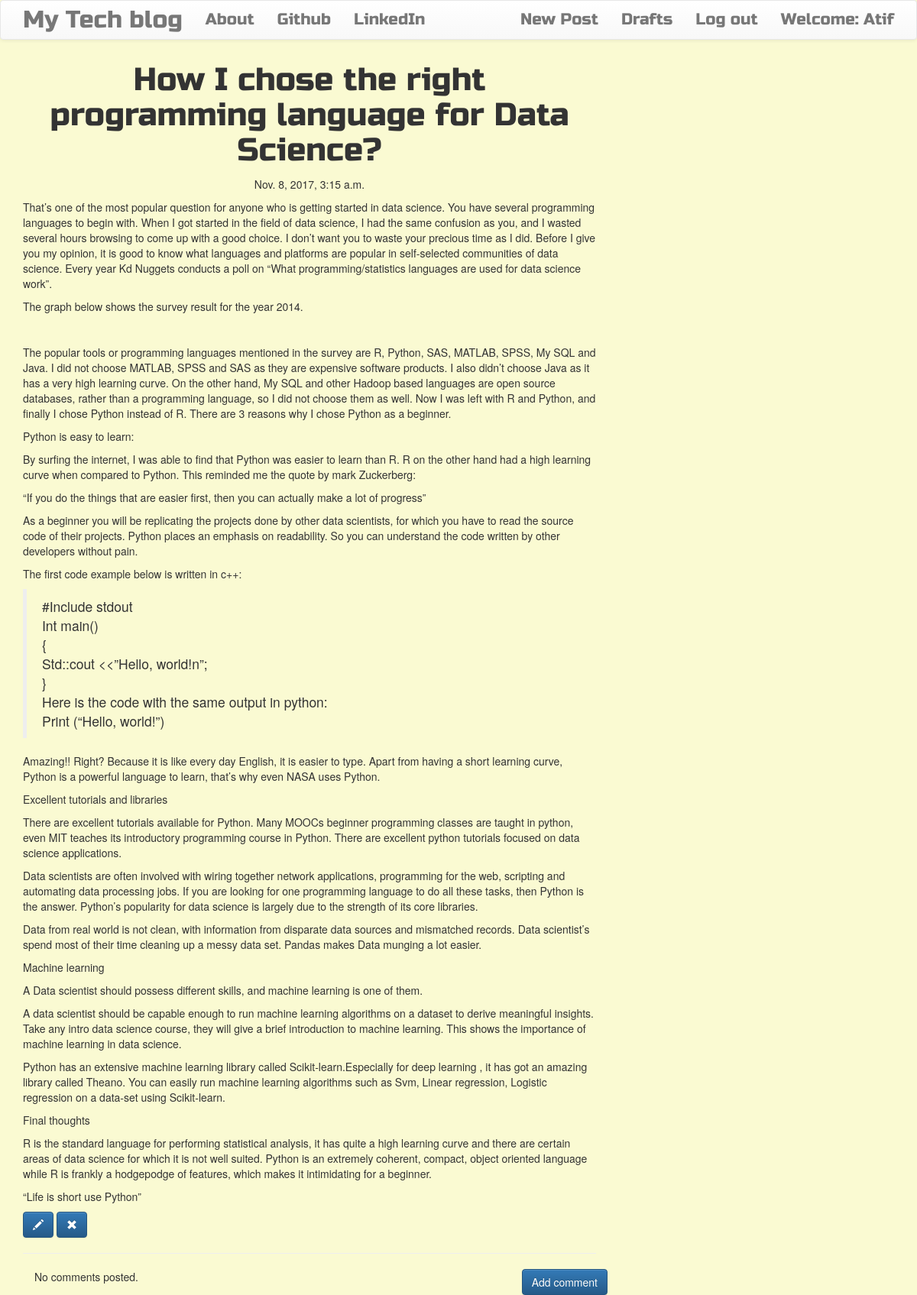
/post/20 (signed in), run on the app's committed database.
### blog/models.py (models this page shows, shortened)
class Post(models.Model):
    author = models.ForeignKey('auth.User')
    title = models.CharField(max_length=200)
    text = models.TextField()
    created_date = models.DateTimeField(default=timezone.now)
    published_date = models.DateTimeField(blank=True, null=True)

### blog/views.py (the view)
# urls.py: url(r'^post/(?P<pk>\d+)$', views.PostDetailView.as_view(), name='post_detail'),
class PostDetailView(DetailView):
    model = Post

### blog/templates/blog/post_detail.html
{% extends 'blog/base.html' %}
{% block content %}
        <h1 class='posttitle loader'>{{ post.title }}</h1>
        {% if post.published_date %}
            <div class="date postdate">
                {{ post.published_date }}
            </div>
        {% else %}
            <a class="btn btn-default" href="{% url 'post_publish' pk=post.pk %}">Publish</a>
        {% endif %}
      <p class='postcontent' >{{ post.text|safe|linebreaksbr }}</p>
      {% if user.is_authenticated %}
          <a class="btn btn-primary" href="{% url 'post_edit' pk=post.pk %}"><span class="glyphicon glyphicon-pencil"></span></a>
          <a class="btn btn-primary" href="{% url 'post_remove' pk=post.pk %}"><span class="glyphicon glyphicon-remove"></span></a>
      {% endif %}
  <hr>
  <a class="btn btn-primary btn-comment" href="{% url 'add_comment_to_post' pk=post.pk %}">Add comment</a>
  <div class="container">
  {% for comment in post.comments.all %}
  <br>
      {% if user.is_authenticated or comment.approved_comment %}
              {{ comment.created_date }}
              {% if not comment.approved_comment %}
                  <a class="btn btn-default" href="{% url 'comment_remove' pk=comment.pk %}"><span class="glyphicon glyphicon-remove"></span></a>
                  <a class="btn btn-default" href="{% url 'comment_approve' pk=comment.pk %}"><span class="glyphicon glyphicon-ok"></span></a>
              {% endif %}
          <p>{{ comment.text|safe|linebreaks }}</p>
          <p>Posted by: <strong>{{ comment.author }}</strong></p>
      {% endif %}
  {% empty %}
      <p>No comments posted.</p>
  {% endfor %}
</div>
{% endblock %}

### blog/templates/blog/base.html (shortened to what this page needs)
<!DOCTYPE html>
{% load staticfiles %}
<html>
    <head>
        <link rel="stylesheet" href="https://maxcdn.bootstrapcdn.com/bootstrap/3.3.7/css/bootstrap.min.css">
        <link rel="stylesheet" href="https://maxcdn.bootstrapcdn.com/bootstrap/3.3.7/css/bootstrap-theme.min.css">
        <link rel="stylesheet" href="//cdn.jsdelivr.net/medium-editor/latest/css/medium-editor.min.css" type="text/css" media="screen" charset="utf-8">
        <link rel="stylesheet" href="{% static 'css/blog.css' %}">
<body class='loader'>
  <nav class="navbar navbar-default techfont custom-navbar">
    <div class="container">
      <ul class="nav navbar-nav">
        <li><a class='navbar-brand bigbrand' href="{% url 'post_list' %}">My Tech blog</a></li>
        <li><a href="{% url 'about'%}">About</a></li>
        <li><a href="https://github.com/Atif8Ted">Github</a></li>
        <li><a href="https://www.linkedin.com/in/atifimam/">LinkedIn</a></li>
      </ul>
      <ul class="nav navbar-nav navbar-right">
        {% if user.is_authenticated %}
        <li>
          <a href="{% url 'post_new' %}" >New Post</a>
        </li>
        <li>
          <a href="{% url 'post_draft_list' %}">Drafts</a>
        </li>
        <li>
          <a href="{% url 'logout' %}" >Log out</a>
        </li>
        <li>
          <a >Welcome: {{ user.username }}</a>
        </li>
          {% else %}
          <li><a class='nav navbar-right' href="{% url 'login' %}" ><span class="glyphicon glyphicon-user"></span> Login</a></li>
        {% endif %}
      </ul>
  </div>
</nav>
        <div class="content container">
            <div class="row">
                <div class="col-md-8">
                  <div class="blog_posts">
                    {% block content %}
                    {% endblock %}
                  </div>
                </div>
            </div>
        </div>
</body>
</html>

### blog/static/css/blog.css (style rules this page uses)
.techfont { font-family: 'Russo One', sans-serif; font-size: 1.5em; margin-bottom: 10px; }
.postdate { text-align: center; }
.posttitle { font-family: 'Russo One', sans-serif; font-size: 3em; text-align: center; }
.postcontent { font-family: 'Montserrat'; font-size: 1.5em; }
.btn-comment { position: absolute; right: 0px; }
.bigbrand { font-size: 1.5em; }
.loader { filter: hue-rotate(0deg); color: linear-gradient(45deg, #0f8, #08f); animation: hue 5000ms infinite linear; }
body { background: lightgoldenrodyellow; }

### data on the page
Post: title "How I chose the right programming language for Data Science?", published_date "Nov. 8, 2017, 3:15 a.m.", text "That’s one of the most popular question for anyone who is getting started in data science. You have several programming languages to begin with. When I got started in the field of data science, I had the same confusion as you, and I wasted several hours browsing to come up with a good choice. I don’t want you to waste your precious time as I did. Before I give you my opinion, it is good to know what languages and platforms are popular in self-selected communities of data science. Every year Kd Nuggets conducts a poll on “What programming/statistics languages are used for data science work”. The graph below shows the survey result for the year 2014. The popular tools or programming languages…"

### other printed values
{{ user.username }} "Atif"
